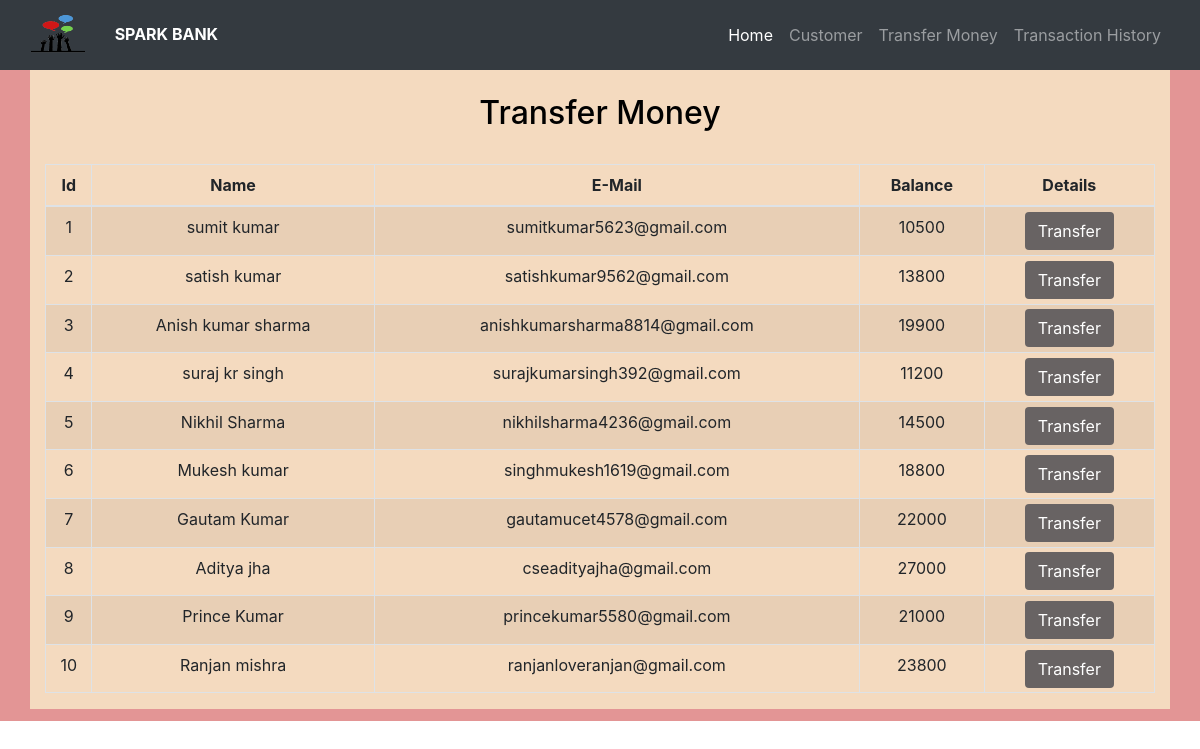
Screenshot of /transferMoney.php with the database file from the repository.
### tables this page shows
CREATE TABLE `users` (
  `id` int(5) NOT NULL,
  `name` text NOT NULL,
  `email` varchar(30) NOT NULL,
  `balance` int(8) NOT NULL
);

### transferMoney.php (the view, shortened to what this page needs)
<!DOCTYPE html>
<html lang="en">
<head>
    <link rel="stylesheet" href="https://maxcdn.bootstrapcdn.com/bootstrap/4.0.0/css/bootstrap.min.css">
</head>
<body>
    <?php
    include 'config.php';
    $sql = "SELECT * FROM users";
    $result = mysqli_query($conn, $sql);
    ?>
    <?php
    include 'navbar.php';
    ?>
    <div class="container-fuild">
        <div class="container">
            <h2 class="text-center pt-4">Transfer Money</h2>
            <br>
            <div class="row">
                <div class="col">
                    <div class="table-responsive-sm">
                        <table class="table table-hover table-sm table-striped table-condensed table-bordered">
                            <thead>
                                <tr>
                                    <th scope="col" class="text-center py-2">Id</th>
                                    <th scope="col" class="text-center py-2">Name</th>
                                    <th scope="col" class="text-center py-2">E-Mail</th>
                                    <th scope="col" class="text-center py-2">Balance</th>
                                    <th scope="col" class="text-center py-2">Details</th>
                                </tr>
                            </thead>
                            <tbody>
                                <?php
                                while ($rows = mysqli_fetch_assoc($result)) {
                                ?>
                                    <tr>
                                        <td class="py-2"><?php echo $rows['id'] ?></td>
                                        <td class="py-2"><?php echo $rows['name'] ?></td>
                                        <td class="py-2"><?php echo $rows['email'] ?></td>
                                        <td class="py-2"><?php echo $rows['balance'] ?></td>
                                        <td><a href="selectCustomer.php?id= <?php echo $rows['id']; ?>"> <button type="button" class="btn">Transfer</button></a></td>
                                    </tr>
                                <?php
                                }
                                ?>
                            </tbody>
                        </table>
                    </div>
                </div>
            </div>
        </div>
    </div>
</body>
</html>

### navbar.php (shortened to what this page needs)
<nav class="navbar navbar-expand-lg navbar-dark bg-dark">
    <div class="container-fluid">
      <a class="navbar-brand" href="index.php">
        <img src="img/logo_small.png" class="me-2" height="44px" width="54px" alt="" loading="lazy" />
        <small class="pl-4"><b>SPARK BANK</b></small>
      </a>
      <div class="collapse navbar-collapse w-100 order-3 dual-collapse2" id="navbarSupportedContent">
	  <ul class="navbar-nav ml-auto">
				<li class="nav-item active">
					<a class="nav-link" href="index.php">Home <span class="sr-only">(current)</span></a>
				</li>
				<li class="nav-item">
					<a class="nav-link" href="viewalluser.php">Customer</a>
				</li>
				<li class="nav-item">
					<a class="nav-link" href="transferMoney.php">Transfer Money</a>
				</li>
				<li class="nav-item">
					<a class="nav-link" href="transaction.php">Transaction History</a>
				</li>
			</ul>
      </div>
    </div>
  </nav>

### transferMoney.php (style rules this page uses)
.row { text-align: center; }
.btn { background-color: #686363; color: white; }
.container-fuild { background-color: #e39393fa; height: 651px; margin-bottom: 0px; }
.container { background-color: #f6e0c3ed; }
h2 { color: #000; }

### rows the page displays
users: id "1", name "sumit kumar", email "sumitkumar5623@gmail.com", balance "10500"
users: id "2", name "satish kumar", email "satishkumar9562@gmail.com", balance "13800"
users: id "3", name "Anish kumar sharma", email "anishkumarsharma8814@gmail.com", balance "19900"
users: id "4", name "suraj kr singh", email "surajkumarsingh392@gmail.com", balance "11200"
users: id "5", name "Nikhil Sharma", email "nikhilsharma4236@gmail.com", balance "14500"
users: id "6", name "Mukesh kumar", email "singhmukesh1619@gmail.com", balance "18800"
users: id "7", name "Gautam Kumar", email "gautamucet4578@gmail.com", balance "22000"
users: id "8", name "Aditya jha", email "cseadityajha@gmail.com", balance "27000"
users: id "9", name "Prince Kumar", email "princekumar5580@gmail.com", balance "21000"
users: id "10", name "Ranjan mishra", email "ranjanloveranjan@gmail.com", balance "23800"
